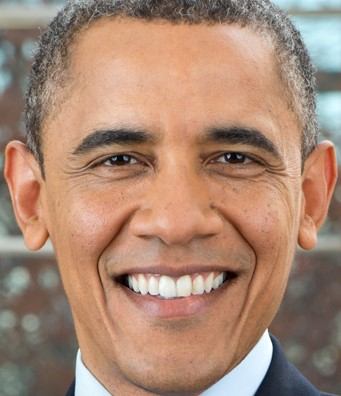
%> input picture Database/1.jpg, 341 x 396 px
$ octave Module1_Training.m   (GNU Octave 9; MATLAB toolbox functions it lacks are replaced by stand-ins)
%> lines starting %> are read from the running program, lines starting %| are printed output that depends on the picture
### FeatureStatistical.m
function [F]=FeatureStatistical(im)
im=double(im);
m=mean(mean(im(:)));
s=std(im(:));
F=[m s];
end

### Module1_Training.m
[fname path] = uigetfile('.jpg',"Open face as input for training");
%> the answer given: Database/1.jpg
fname = strcat(path,fname);
im = imread(fname);
%> im is the input picture: size 396x341x3 uint8; mean R, G, B 168.6, 135.7, 116
im = imresize(im , [100,100]);
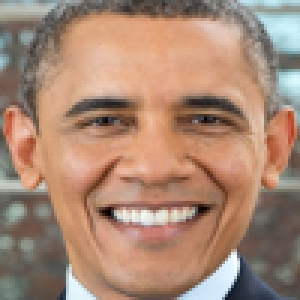
%> im: size 100x100x3 uint8 (shown 3 times larger); mean R, G, B 168.6, 135.7, 116
imshow(im)
title("Input face");
c = input('Enter the class');
%> the answer given: 3

F = FeatureStatistical(im);
%> in FeatureStatistical, `m=mean(mean(im(:)));`: m = 140.1
%> in FeatureStatistical, `s=std(im(:));`: s = 48.77
%> in FeatureStatistical, `F=[m s];`: F = [140.1 48.77]
%> F = [140.1 48.77]
try
    load db;
    F = [F c];
%> F = [140.1 48.77 3]
    db  = [db;F];
%> db = 21 rows, first 12: [140.1 48.77 1; 103 74.04 1; 91.09 61.03 1; 145.5 81.45 1; 119.6 69.41 1; 120.3 55.08 1; 107.6 50.94 1; 147.1 70.68 1; 140.1 51.25 1; 98.89 62.92 1; 151.8 54.24 2; 114.1 58.71 2]
    save  db.mat db
catch
    db = [F c];
    save  db.mat db
end
